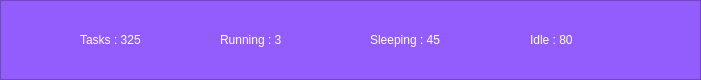
    <widget class="QFrame" name="frame_16">
     <property name="geometry">
      <rect>
       <x>10</x>
       <y>10</y>
       <width>701</width>
       <height>80</height>
      </rect>
     </property>
     <property name="styleSheet">
      <string notr="true">background-color:#935DFE;</string>
     </property>
     <property name="frameShape">
      <enum>QFrame::StyledPanel</enum>
     </property>
     <property name="frameShadow">
      <enum>QFrame::Raised</enum>
     </property>
     <widget class="QLabel" name="tasks">
      <property name="geometry">
       <rect>
        <x>80</x>
        <y>30</y>
        <width>131</width>
        <height>20</height>
       </rect>
      </property>
      <property name="styleSheet">
       <string notr="true">color:white;</string>
      </property>
      <property name="text">
       <string>Tasks : 325</string>
      </property>
     </widget>
     <widget class="QLabel" name="running">
      <property name="geometry">
       <rect>
        <x>220</x>
        <y>30</y>
        <width>131</width>
        <height>20</height>
       </rect>
      </property>
      <property name="styleSheet">
       <string notr="true">color:white;</string>
      </property>
      <property name="text">
       <string>Running : 3</string>
      </property>
     </widget>
     <widget class="QLabel" name="sleeping">
      <property name="geometry">
       <rect>
        <x>370</x>
        <y>30</y>
        <width>131</width>
        <height>20</height>
       </rect>
      </property>
      <property name="styleSheet">
       <string notr="true">color:white;</string>
      </property>
      <property name="text">
       <string>Sleeping : 45</string>
      </property>
     </widget>
     <widget class="QLabel" name="idle">
      <property name="geometry">
       <rect>
        <x>530</x>
        <y>30</y>
        <width>131</width>
        <height>20</height>
       </rect>
      </property>
      <property name="styleSheet">
       <string notr="true">color:white;</string>
      </property>
      <property name="text">
       <string>Idle : 80</string>
      </property>
     </widget>
    </widget>
